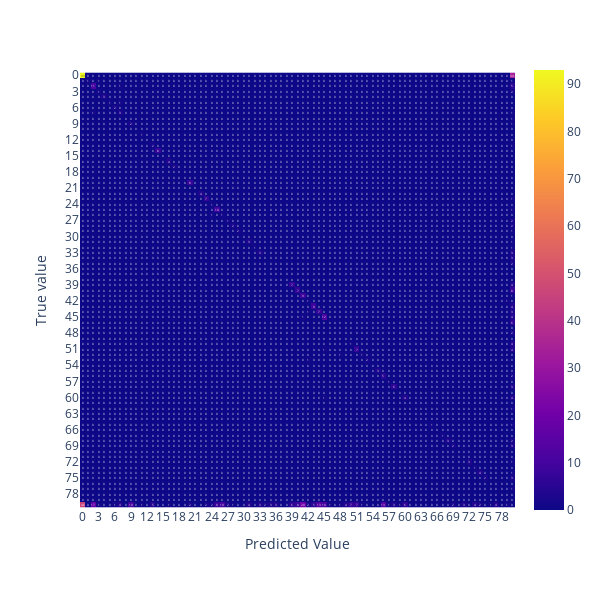

The code cell stored with this chart in its notebook:
### Code cell
check = ConfusionMatrixReport( categories_to_display=100)
check.run(train_ds, yolo, prediction_formatter=DetectionPredictionFormatter(coco.yolo_prediction_formatter))

### Figure 1 — Plotly figure (JSON) as saved in the notebook; plotly's stock layout.template omitted (floating-point values rounded to 4 significant figures; data arrays with more than 128 entries replaced by an {"elided": "..."} marker saying what was removed)
{"data": [{"coloraxis": "coloraxis", "hovertemplate": "x: %{x}<br>y: %{y}<br>color: %{z}<extra></extra>", "name": "0", "texttemplate": "%{z}", "type": "heatmap", "x": ["0", "1", "2", "3", "4", "5", "6", "7", "8", "9", "10", "11", "12", "13", "14", "15", "16", "17", "18", "19", "20", "21", "22", "23", "24", "25", "26", "27", "28", "29", "30", "31", "32", "33", "34", "35", "36", "37", "38", "39", "40", "41", "42", "43", "44", "45", "46", "47", "48", "49", "50", "51", "52", "53", "54", "55", "56", "57", "58", "59", "60", "61", "62", "63", "64", "65", "66", "67", "68", "69", "70", "71", "72", "73", "74", "75", "76", "77", "78", "79", "not found"], "xaxis": "x", "y": ["0", "1", "2", "3", "4", "5", "6", "7", "8", "9", "10", "11", "12", "13", "14", "15", "16", "17", "18", "19", "20", "21", "22", "23", "24", "25", "26", "27", "28", "29", "30", "31", "32", "33", "34", "35", "36", "37", "38", "39", "40", "41", "42", "43", "44", "45", "46", "47", "48", "49", "50", "51", "52", "53", "54", "55", "56", "57", "58", "59", "60", "61", "62", "63", "64", "65", "66", "67", "68", "69", "70", "71", "72", "73", "74", "75", "76", "77", "78", "79", "not found"], "yaxis": "y", "z": {"elided": "81x81 int values"}}], "layout": {"coloraxis": {"colorscale": [[0, "#0d0887"], [0.1111, "#46039f"], [0.2222, "#7201a8"], [0.3333, "#9c179e"], [0.4444, "#bd3786"], [0.5556, "#d8576b"], [0.6667, "#ed7953"], [0.7778, "#fb9f3a"], [0.8889, "#fdca26"], [1, "#f0f921"]]}, "height": 600, "margin": {"t": 60}, "width": 600, "xaxis": {"anchor": "y", "constrain": "domain", "domain": [0, 1], "scaleanchor": "y", "title": {"text": "Predicted Value"}, "type": "category"}, "yaxis": {"anchor": "x", "autorange": "reversed", "constrain": "domain", "domain": [0, 1], "title": {"text": "True value"}, "type": "category"}}}
